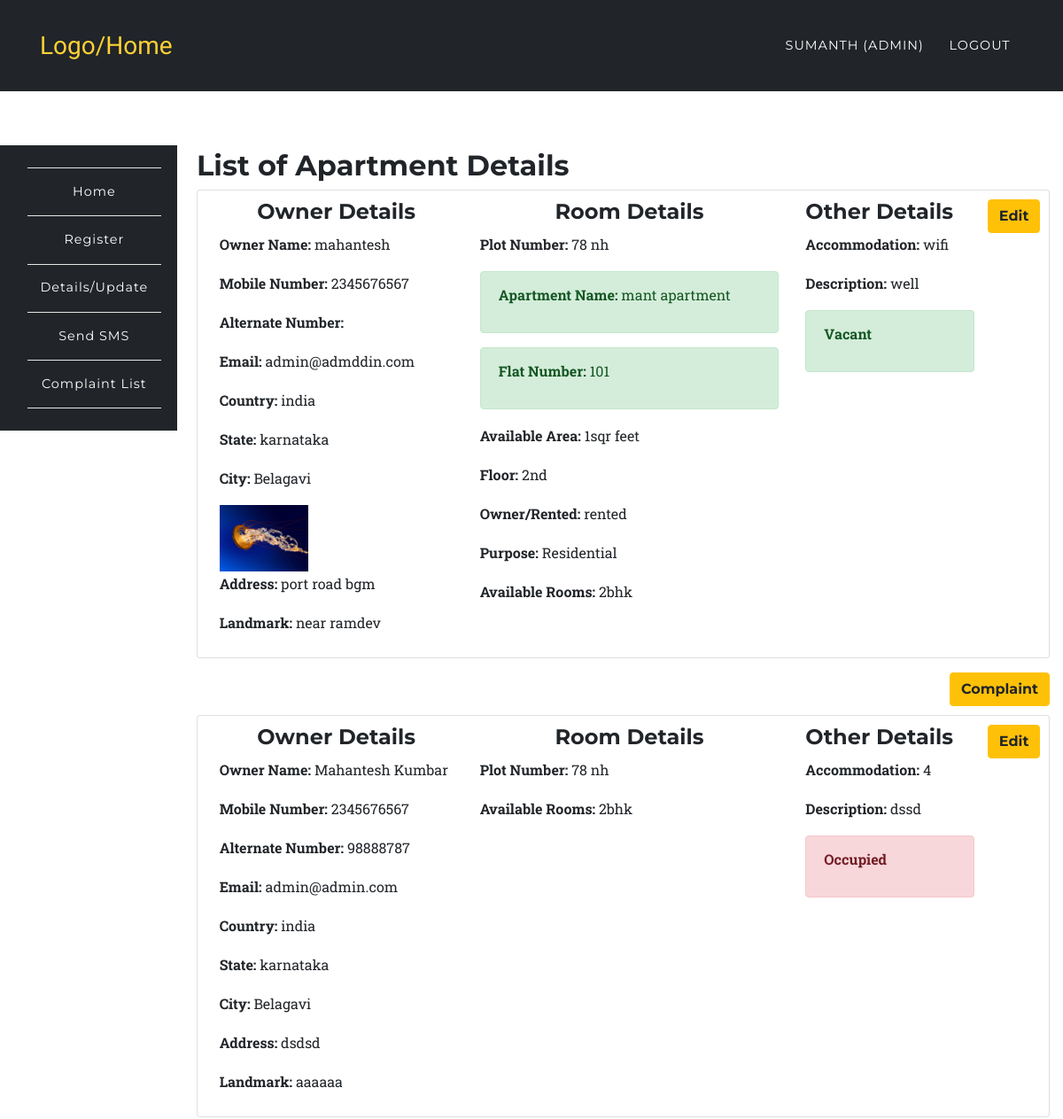
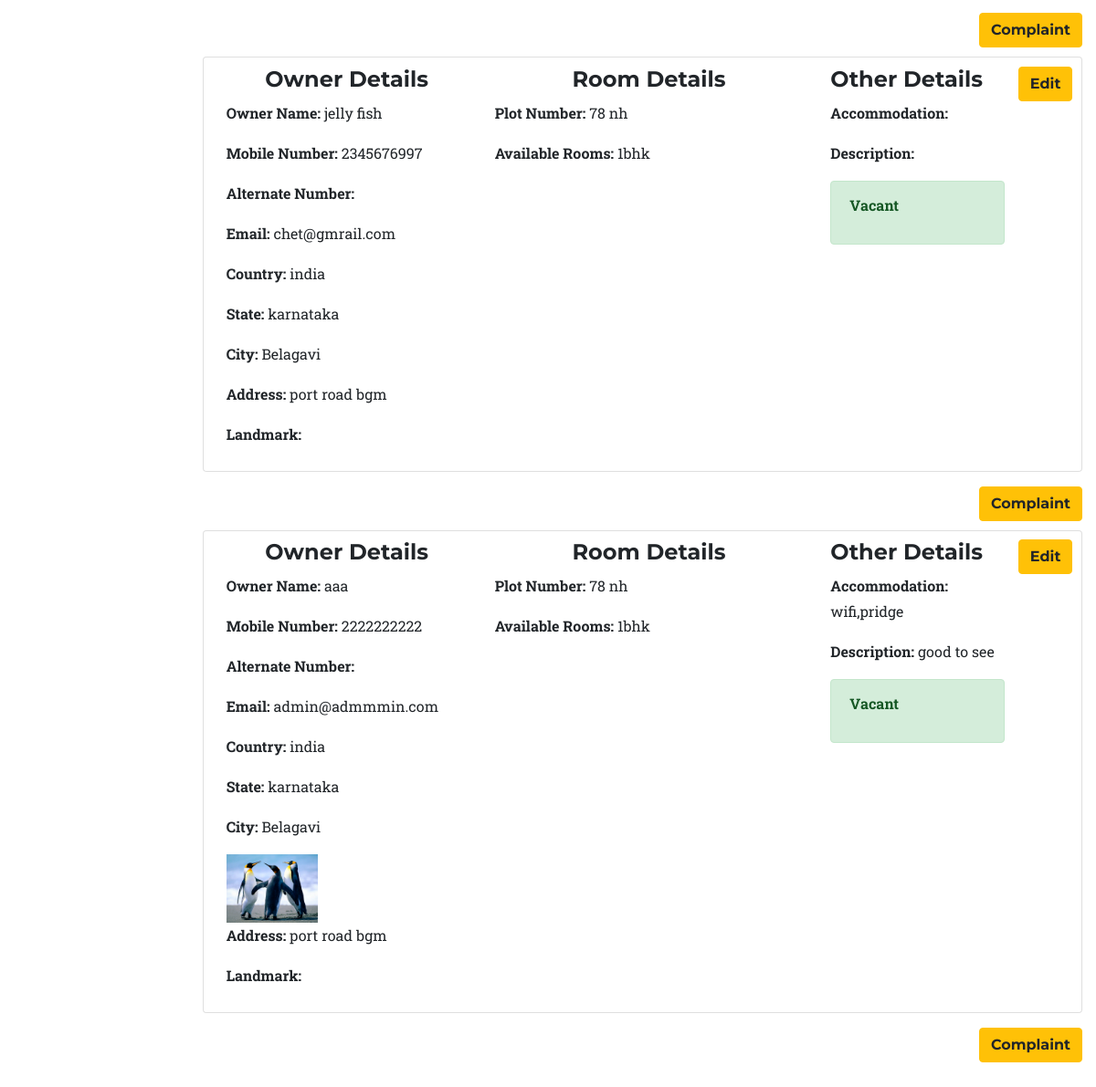
Page /app/list.php (signed in) on the committed database (2 pictures, top to bottom).
### tables this page shows
CREATE TABLE `room_rental_registrations_apartment` (
  `id` int(10) UNSIGNED NOT NULL,
  `fullname` varchar(191) NOT NULL,
  `mobile` varchar(191) NOT NULL,
  `alternat_mobile` varchar(191) NOT NULL,
  `email` varchar(191) NOT NULL,
  `country` varchar(191) NOT NULL,
  `state` varchar(191) NOT NULL,
  `city` varchar(191) NOT NULL,
  `landmark` varchar(191) NOT NULL,
  `rent` varchar(191) NOT NULL,
  `deposit` varchar(191) NOT NULL,
  `plot_number` varchar(191) NOT NULL,
  `apartment_name` varchar(100) DEFAULT NULL,
  `ap_number_of_plats` varchar(100) DEFAULT NULL,
  `rooms` varchar(100) DEFAULT NULL,
  `floor` varchar(100) DEFAULT NULL,
  `purpose` varchar(100) DEFAULT NULL,
  `own` varchar(100) DEFAULT NULL,
  `area` varchar(100) DEFAULT NULL,
  `address` varchar(191) NOT NULL,
  `accommodation` varchar(191) NOT NULL,
  `description` varchar(191) NOT NULL,
  `image` varchar(191) DEFAULT NULL,
  `open_for_sharing` varchar(191) DEFAULT NULL,
  `other` varchar(191) DEFAULT NULL,
  `vacant` int(1) NOT NULL DEFAULT '1',
  `created_at` timestamp NULL DEFAULT CURRENT_TIMESTAMP,
  `updated_at` timestamp NULL DEFAULT CURRENT_TIMESTAMP,
  `user_id` int(10) DEFAULT NULL
);

CREATE TABLE `room_rental_registrations` (
  `id` int(10) UNSIGNED NOT NULL,
  `fullname` varchar(191) NOT NULL,
  `mobile` varchar(191) NOT NULL,
  `alternat_mobile` varchar(191) NOT NULL,
  `email` varchar(191) NOT NULL,
  `country` varchar(191) NOT NULL,
  `state` varchar(191) NOT NULL,
  `city` varchar(191) NOT NULL,
  `landmark` varchar(191) NOT NULL,
  `rent` varchar(191) NOT NULL,
   
  `deposit` varchar(191) NOT NULL,
  `plot_number` varchar(191) NOT NULL,
  `rooms` varchar(100) DEFAULT NULL,
  `address` varchar(191) NOT NULL,
  `accommodation` varchar(191) NOT NULL,
  `description` varchar(191) NOT NULL,
  `image` varchar(191) DEFAULT NULL,
  `open_for_sharing` varchar(191) DEFAULT NULL,
  `other` varchar(191) DEFAULT NULL,
  `vacant` int(1) NOT NULL DEFAULT '1',
  `created_at` timestamp NULL DEFAULT CURRENT_TIMESTAMP,
  `updated_at` timestamp NULL DEFAULT CURRENT_TIMESTAMP,
  `user_id` int(10) DEFAULT NULL
);

### app/list.php (the view, shortened to what this page needs)
<?php
	require '../config/config.php';
		try {
			if($_SESSION['role'] == 'admin'){
				$stmt = $connect->prepare('SELECT * FROM room_rental_registrations_apartment');
				$stmt->execute();
				$data1 = $stmt->fetchAll (PDO::FETCH_ASSOC);
				$stmt = $connect->prepare('SELECT * FROM room_rental_registrations');
				$stmt->execute();
				$data2 = $stmt->fetchAll (PDO::FETCH_ASSOC);
				$data = array_merge($data1,$data2);
			}
		}catch(PDOException $e) {
			$errMsg = $e->getMessage();
		}
?>
<?php include '../include/header.php';?>
	<nav class="navbar navbar-expand-lg navbar-dark fixed-top" style="background-color:#212529;" id="mainNav">
      <div class="container">
        <a class="navbar-brand js-scroll-trigger" href="../index.php">Logo/Home</a>
        <div class="collapse navbar-collapse" id="navbarResponsive">
          <ul class="navbar-nav text-uppercase ml-auto">
            <li class="nav-item">
              <a class="nav-link" href="#"><?php echo $_SESSION['fullname']; ?> <?php if($_SESSION['role'] == 'admin'){ echo "(Admin)"; } ?></a>
            </li>
            <li class="nav-item">
              <a href="../auth/logout.php" class="nav-link">Logout</a>
            </li>
          </ul>
        </div>
      </div>
    </nav>
	<section style="padding-left:0px;">
		<?php include '../include/side-nav.php';?>
	</section>
<section class="wrapper" style="margin-left: 16%;margin-top: -23%;">
	<div class="container">
		<div class="row">
			<div class="col-12">
			<h2>List of Apartment Details</h2>
				<?php
					foreach ($data as $key => $value) {
						echo '<div class="card card-inverse card-info mb-3" style="padding:1%;">
								  <div class="card-block">';
								  	echo '<a class="btn btn-warning float-right" href="update.php?id='.$value['id'].'&act=';if(!empty($value['own'])){ echo "ap"; }else{ echo "indi"; } echo '">Edit</a>';
									 echo 	'<div class="row">
											<div class="col-4">
											<h4 class="text-center">Owner Details</h4>';
											 	echo '<p><b>Owner Name: </b>'.$value['fullname'].'</p>';
											 	echo '<p><b>Mobile Number: </b>'.$value['mobile'].'</p>';
											 	echo '<p><b>Alternate Number: </b>'.$value['alternat_mobile'].'</p>';
											 	echo '<p><b>Email: </b>'.$value['email'].'</p>';
											 	echo '<p><b>Country: </b>'.$value['country'].'</p><p><b> State: </b>'.$value['state'].'</p><p><b> City: </b>'.$value['city'].'</p>';
											 	if ($value['image'] !== 'uploads/') {
											 		echo '<img src="'.$value['image'].'" width="100">';
											 	}
											 	echo '<p><b>Address: </b>'.$value['address'].'</p><p><b> Landmark: </b>'.$value['landmark'].'</p>';
										echo '</div>
											<div class="col-5">
											<h4 class="text-center">Room Details</h4>';
												echo '<p><b>Plot Number: </b>'.$value['plot_number'].'</p>';
													if(isset($value['apartment_name']))
														echo '<div class="alert alert-success" role="alert"><p><b>Apartment Name: </b>'.$value['apartment_name'].'</p></div>';
													if(isset($value['ap_number_of_plats']))
														echo '<div class="alert alert-success" role="alert"><p><b>Flat Number: </b>'.$value['ap_number_of_plats'].'</p></div>';
												if(isset($value['own'])){
													echo '<p><b>Available Area: </b>'.$value['area'].'</p>';
													echo '<p><b>Floor: </b>'.$value['floor'].'</p>';
													echo '<p><b>Owner/Rented: </b>'.$value['own'].'</p>';
													echo '<p><b>Purpose: </b>'.$value['purpose'].'</p>';
												}
												echo '<p><b>Available Rooms: </b>'.$value['rooms'].'</p>';
										echo '</div>
											<div class="col-3">
											<h4>Other Details</h4>';
											echo '<p><b>Accommodation: </b>'.$value['accommodation'].'</p>';
											echo '<p><b>Description: </b>'.$value['description'].'</p>';
												if($value['vacant'] == 0){
													echo '<div class="alert alert-danger" role="alert"><p><b>Occupied</b></p></div>';
												}else{
													echo '<div class="alert alert-success" role="alert"><p><b>Vacant</b></p></div>';
												}
											echo '</div>
										</div>
								   </div>
								</div>';
								echo '<a class="btn btn-warning float-right" href="../app/complaint.php">Complaint</a><br><br>';
					}
				?>
			</div>
		</div>
	</div>
</section>
<?php include '../include/footer.php';?>

### include/header.php (shortened to what this page needs)
<!DOCTYPE html>
<html lang="en">
  <head>
    <link href="../assets/plugins/bootstrap/css/bootstrap.min.css" rel="stylesheet">
    <link href="../assets/plugins/font-awesome/css/font-awesome.min.css" rel="stylesheet" type="text/css">
    <link href="../assets/css/rent.css" rel="stylesheet">
    <link href="../assets/css/style.css" rel="stylesheet">
  </head>
  <body id="page-top">

### include/side-nav.php (shortened to what this page needs)
<br>
	<nav class="navbar navbar-expand-sm navbar-default sidebar" style="background-color:#212529;" id="mainNav">
      <div class="container">
        <div class="collapse navbar-collapse" id="navbarResponsive1">
          <ul class="navbar-nav text-center" style="    flex-direction: column;">
            <li class="nav-item">
              <a class="nav-link" href="../auth/dashboard.php">Home</a>
            </li>
            <li class="nav-item">
            	<?php if($_SESSION['role'] == 'admin' || $_SESSION['role'] == 'user'){
	        		echo '<a href="../app/register.php" class="nav-link">Register</a>';
	      	 	} ?>
            </li>
            <li class="nav-item">
	        	<a href="../app/list.php" class="nav-link">Details/Update</a>
            </li>
            <li class="nav-item">
              <?php if($_SESSION['role'] == 'admin'){
                echo '<a href="../app/sms.php" class="nav-link">Send SMS</a>';
              } ?>
            </li>
            <li class="nav-item">
              <?php if($_SESSION['role'] == 'admin'){
                echo '<a href="../app/cmplist.php" class="nav-link">Complaint List</a>';
              } ?>
            </li>
          </ul>
        </div>
      </div>
    </nav>

### include/footer.php (shortened to what this page needs)
  </body>
</html>

### assets/css/rent.css (style rules this page uses)
body { overflow-x: hidden; font-family: 'Roboto Slab', 'Helvetica Neue', Helvetica, Arial, sans-serif; }
p { line-height: 1.75; }
a { color: #fed136; }
h1, h2, h3, h4, h5, h6 { font-weight: 700; font-family: 'Montserrat', 'Helvetica Neue', Helvetica, Arial, sans-serif; }
section { padding: 100px 0; }
@media (min-width: 768px) { section { padding: 140px 0; } }
.btn { font-family: 'Montserrat', 'Helvetica Neue', Helvetica, Arial, sans-serif; font-weight: 700; }
#mainNav { background-color: #212529; }
#mainNav .navbar-brand { color: #fed136; font-family: 'Kaushan Script', 'Helvetica Neue', Helvetica, Arial, cursive; }
#mainNav .navbar-nav .nav-item .nav-link { font-size: 90%; font-weight: 400; padding: 0.75em 0; letter-spacing: 1px; color: white; font-family: 'Montserrat', 'Helvetica Neue', Helvetica, Arial, sans-serif; }
@media (min-width: 992px) { #mainNav { padding-top: 25px; padding-bottom: 25px; -webkit-transition: padding-top 0.3s, padding-bottom 0.3s; -moz-transition: padding-top 0.3s, padding-bottom 0.3s; transition: padding-top 0.3s, padding-bottom 0.3s; border: none; background-color: transparent; } }
@media (min-width: 992px) { #mainNav .navbar-brand { font-size: 1.75em; -webkit-transition: all 0.3s; -moz-transition: all 0.3s; transition: all 0.3s; } }
@media (min-width: 992px) { #mainNav .navbar-nav .nav-item .nav-link { padding: 1.1em 1em !important; } }

### assets/css/style.css (style rules this page uses)
.navbar { border-radius: 0px; }
nav.sidebar, .main { -webkit-transition: margin 200ms ease-out; -moz-transition: margin 200ms ease-out; -o-transition: margin 200ms ease-out; transition: margin 200ms ease-out; }
@media (min-width: 765px) { nav.sidebar .navbar-nav > li:first-child { border-top: 1px #e5e5e5 solid; } }
@media (min-width: 765px) { nav.sidebar .navbar-nav > li { border-bottom: 1px #e5e5e5 solid; } }
@media (min-width: 765px) { nav.sidebar .navbar-collapse, nav.sidebar .container-fluid { padding: 0 0px 0 0px; } }
@media (min-width: 765px) { nav.sidebar { width: 200px; height: 100%; //margin-left: -160px; float: left; margin-bottom: 0px; } }
@media (min-width: 765px) { nav.sidebar li { width: 100%; } }
section { padding-left: 15px; }

### rows in the picture
room_rental_registrations_apartment: fullname "mahantesh", mobile "2345676567", email "admin@admddin.com", country "india", state "karnataka", city "Belagavi", image (picture), address "port road bgm", landmark "near ramdev", plot_number "78 nh", apartment_name "mant apartment", ap_number_of_plats "101", area "1sqr feet", floor "2nd", own "rented", purpose "Residential", rooms "2bhk", accommodation "wifi", description "well", vacant "Vacant"
room_rental_registrations: fullname "Mahantesh Kumbar", mobile "2345676567", alternat_mobile "98888787", email "admin@admin.com", country "india", state "karnataka", city "Belagavi", address "dsdsd", landmark "aaaaaa", plot_number "78 nh", rooms "2bhk", accommodation "4", description "dssd", vacant "Occupied"
room_rental_registrations: fullname "jelly fish", mobile "2345676997", email "chet@gmrail.com", country "india", state "karnataka", city "Belagavi", address "port road bgm", plot_number "78 nh", rooms "1bhk", vacant "Vacant"
room_rental_registrations: fullname "aaa", mobile "2222222222", email "admin@admmmin.com", country "india", state "karnataka", city "Belagavi", image (picture), address "port road bgm", plot_number "78 nh", rooms "1bhk", accommodation "wifi,pridge", description "good to see", vacant "Vacant"

### other values in the picture
$_SESSION['fullname'] "SUMANTH"
